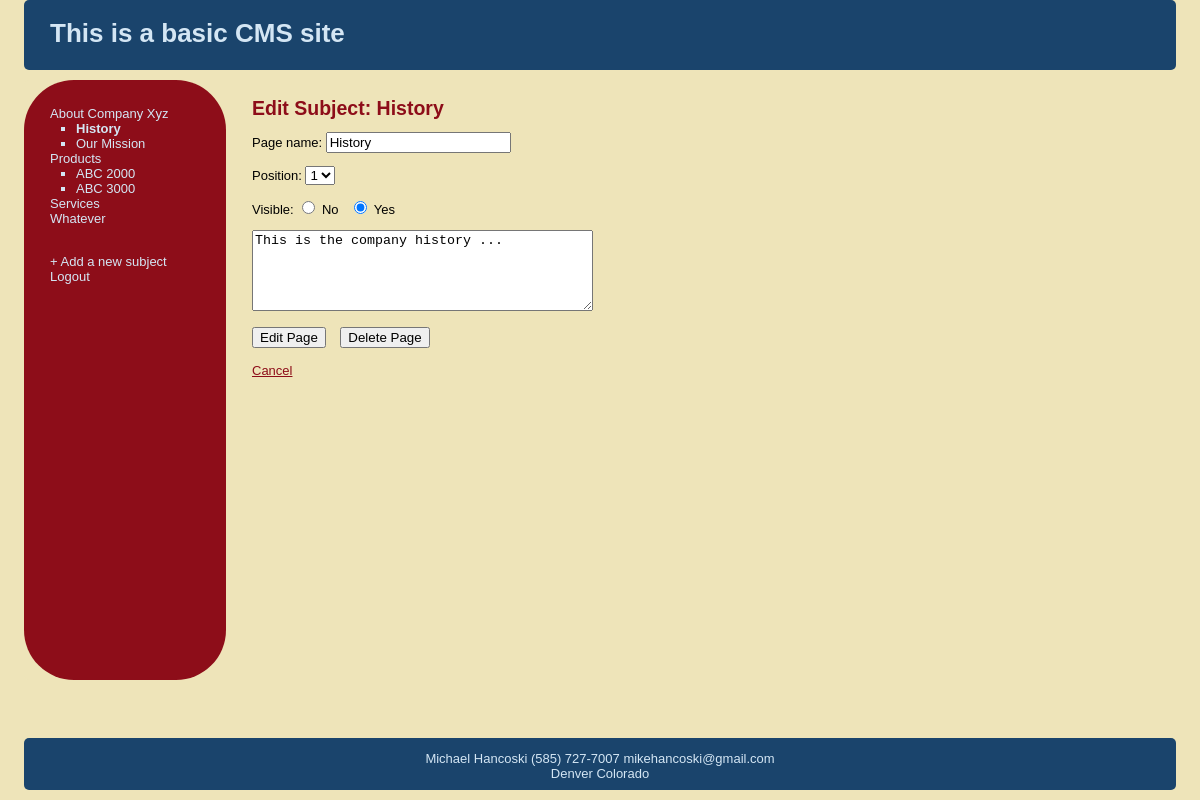
/CMSExample/edit_page.php?page=1 (signed in), run on the app's committed database.
### tables this page shows
CREATE TABLE subjects (
id int(11) NOT NULL AUTO_INCREMENT,
menu_name varchar(30) NOT NULL,
position int(3) NOT NULL,
visible tinyint(1) NOT NULL,
PRIMARY KEY (id)
);

CREATE TABLE pages (
id int(11) NOT NULL AUTO_INCREMENT,
subject_id int(11) NOT NULL,
menu_name varchar(30) NOT NULL,
position int(3) NOT NULL,
visible tinyint(1) NOT NULL,
content TEXT NOT NULL,
PRIMARY KEY(id)

);

### CMSExample/edit_page.php (the view, shortened to what this page needs)
<?php
    require_once('includes/connection.php');
    require_once('includes/functions.php');
    find_selected_page();
    include('includes/header.php');
?>
        <table id="structure">
            <tr>
                <td id="navigation">
                <?php
                    echo navigation($sel_subject,$con_page);
                ?>
                </td>
                <td id="page">
                   <h2>Edit Subject: <?php echo $con_page['menu_name']; ?></h2>
                   <form action="edit_page.php?page=<?php echo urlencode($con_page['id']); ?>" method="post">
                    <p>Page name:
                        <input type="text" name="menu_name" value="<?php echo $con_page['menu_name'];?>" id="menu_name" />
                    </p>
                    <p>Position:
                    <select name="position">
                    <?php
                        $pages_set = get_pages_for_subject($con_page['subject_id']);
                        $pages_count = mysql_num_rows($pages_set);
                        for($count = 1; $count <= ($pages_count+1); $count++){
                            if($count == $con_page['position']){
                                $selected = 'selected="selected" ';
                            }else{
                                $selected = '';
                            }
                            echo '<option ' . $selected . ' value"' . $count . '">' . $count . '</option>';
                        }
                    ?>
                    </select>
                    </p>
                    <p>Visible:
                        <input type="radio" <?php if($con_page['visible'] == 0){echo 'checked=""'; } ?> name="visible" value="0" /> No
                        &nbsp;
                        <input type="radio" <?php if($con_page['visible'] == 1){echo 'checked=""'; } ?> name="visible" value="1" /> Yes
                    </p>
                    <p><textarea cols="40" rows="5" name="content"  id="content"><?php echo $con_page['content'] ?></textarea></p>
                    <input type="submit" name="submit" value="Edit Page" />
                    <input type="submit" name="submit" onclick="return confirm('Are you sure you want to delete <?php echo $con_page['menu_name'] ?>');" value="Delete Page" />
                   </form>
                   <br />
                   <a href="content.php">Cancel</a>
                </td>
            </tr>
        </table>
<?php
    require('includes/footer.php');
?>

### CMSExample/includes/functions.php (shortened to what this page needs)
<?php
function get_all_subjects($public = true){
    global $connection;
    $query = 'SELECT *
        FROM subjects ';
    $query .= 'ORDER BY position ASC';
    $subject_set = mysql_query($query, $connection);
    return $subject_set;
}
function get_pages_for_subject($subject_id, $public = true){
    global $connection;
    $query = 'SELECT *
        FROM pages ';
    $query .= 'WHERE subject_id = ' . $subject_id . ' ';
    if($public){
        $query .= 'AND visible = 1 ';
    }
    $query .= 'ORDER BY position ASC';
    $page_set = mysql_query($query, $connection);
    return $page_set;
}
function get_page_by_id($page_id){
    global $connection;
    $query = 'SELECT * ';
    $query .= 'FROM pages ';
    $query .= 'WHERE id=' . $page_id;
    $query .= ' LIMIT 1';
    $result_set = mysql_query($query,$connection);
    if($page = mysql_fetch_array($result_set)){
        return $page;
    }else{
        return NULL;
    }
}
function find_selected_page() {
    if(isset($_GET['subj']) && intval($_GET['subj'] != 0)){
        $sel_subject = get_subject_by_id($_GET['subj']);
        $con_page =get_default_page($sel_subject['id']);
    }elseif (isset($_GET['page']) && intval($_GET['page'] != 0)){
        $con_page = get_page_by_id($_GET['page']);
        $sel_subject = NULL;
    }else{
        $sel_subject = array('id'=>0,'menu_name'=>'Welcome');
        $con_page =array('id'=>0,'content'=>'CMS example site');
    }
}
function navigation($sel_subject,$con_page, $public = false){
    $output = '<ul class="subjects">';
    $subject_set = get_all_subjects($public = false);
    for($subject = mysql_fetch_array($subject_set); isset($subject[1]) != false; $subject = mysql_fetch_array($subject_set)){
        if($subject['id'] == $sel_subject['id']){
            $selected = ' class="selected"';
            }else{
                $selected = '';
            }
            $output .= '<li' . $selected .'><a href="edit_subject.php?subj='. urlencode($subject['id']) . '">' . $subject['menu_name'] . '</a></li>';
            $page_set = get_pages_for_subject($subject['id'], $public = false);
            $output .= '<ul class="pages">';
            for($page = mysql_fetch_array($page_set); isset($page[1]) != false; $page = mysql_fetch_array($page_set)){
                $output .= '<li';
                if($page['id'] == $con_page['id']){
                    $output .= ' class="selected"';
                }
                $output .= '><a href="content.php?page=' . urlencode($page['id']) .'">' . $page['menu_name'] . '</a></li>';
            }
            $output .= '</ul>';
        }
    $output .= '</ul>';
    $output .= ' <br />';
    $output .= '<a href="new_subject.php">+ Add a new subject</a>';
    $output .= ' <br />';
    $output .= '<a href="logout.php?logout=1">Logout</a>';
    return $output;
}
?>

### CMSExample/stylesheets/public.css (style rules this page uses)
html { height: 100%; width: 100%; }
body { width: 100%; height: 100%; margin: 0px; padding: 0px; border: 0px; font-family: Verdana, Arial, Helvetica, sans-serif; background: #EEE4B9; font-size: 13px; line-height: 15px; }
table, tr, td { border-collapse: collapse; vertical-align: top; font-size: 13px; line-height: 15px; }
a { color: #8D0D19; }
#structure { height: 600px; width: 100%; }
#navigation { border-radius: 50px; width: 150px; padding: 1em 2em; color: #D4E6F4; background: #8D0D19; }
#navigation a { color: #D4E6F4; text-decoration: none; }
ul.subjects { padding-left: 0; list-style: none; }
ul.pages { padding-left: 2em; list-style: square; }
.selected { font-weight: bold; }
#page { padding-left: 2em; vertical-align: top; background: #EEE4B9; }
#page h2 { color: #8D0D19; margin-top: 1em; }

### data on the page
subjects: menu_name "About Company Xyz"
pages: menu_name "History", visible "☑", content "This is the company history ..."
pages: menu_name "Our Mission"
subjects: menu_name "Products"
pages: menu_name "ABC 2000"
pages: menu_name "ABC 3000"
subjects: menu_name "Services"
subjects: menu_name "Whatever"

### other printed values
form field position "1"
